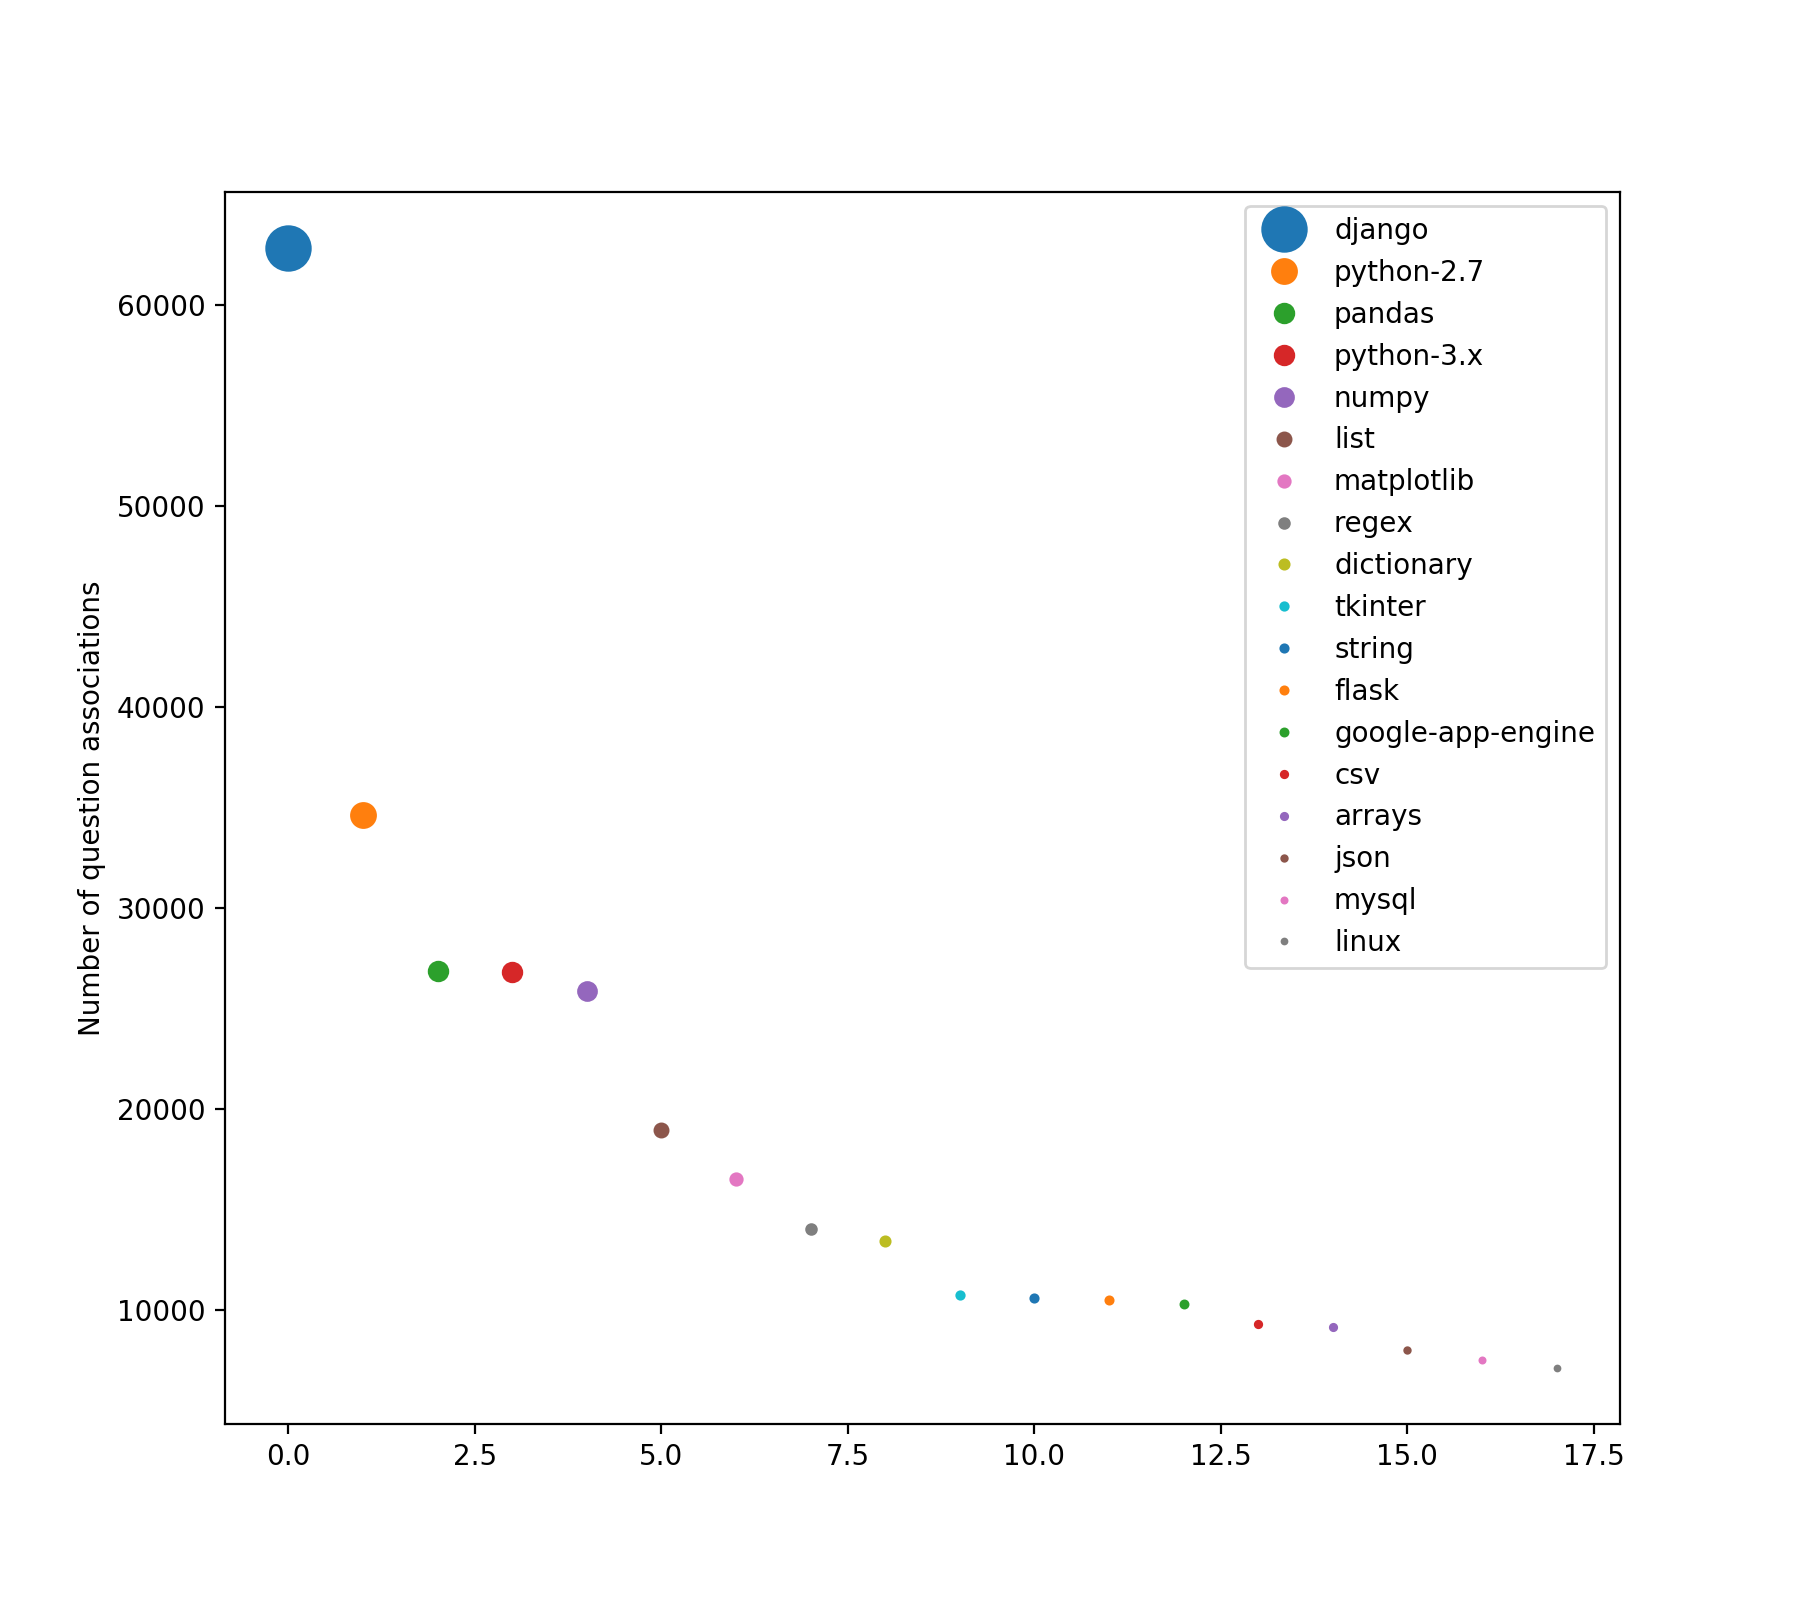

The Python source for this figure:
import collections
import pandas as pd
import numpy as np
import matplotlib.pyplot as plt
import matplotlib.cm as cm
#%matplotlib inline
import math

tags = pd.read_csv("./pythonquestions/Tags.csv", encoding='latin1')


def plot_tags(tagCount):

    x, y = zip(*tagCount)

    colormap = plt.cm.gist_ncar  # nipy_spectral, Set1,Paired
    colors = [colormap(i) for i in np.linspace(0, 0.8, 50)]

    area = [i / 4000 for i in list(y)]   # 0 to 15 point radiuses
    plt.figure(figsize=(9, 8))
    plt.ylabel("Number of question associations")
    for i in range(len(y)):
        plt.plot(i, y[i], marker='o', linestyle='', ms=area[i], label=x[i])

    plt.legend(numpoints=1)
    # plt.show()
    plt.savefig('tag_count.png', dpi=200)
    plt.clf()
    plt.cla()
    plt.close()


tagCount = collections.Counter(list(tags['Tag'])).most_common(19)
print(tagCount)
plot_tags(filter(lambda x: x[0] != 'python', tagCount))
